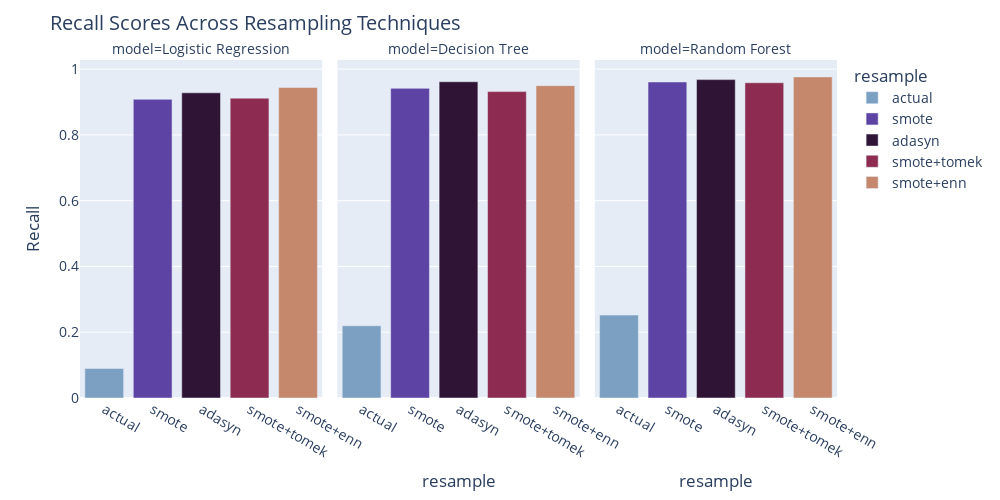

Notebook source saved alongside this figure:
### Code cell
import seaborn as sns
import plotly.express as px

# Extract Seaborn "twilight" colors as RGB tuples
twilight_colors = sns.color_palette("twilight", n_colors=5)

# Convert to Plotly-compatible "rgb(r, g, b)" format
twilight_colors = ["rgb({},{},{})".format(int(r*255), int(g*255), int(b*255)) for r, g, b in twilight_colors]

# Create Plotly bar plot
fig = px.bar(
    clf_eval_df,
    x="resample",
    y="recall",
    color="resample",  
    facet_col="model",
    category_orders={"resample": ["actual", "smote", "adasyn", "smote+tomek", "smote+enn"]},  
    color_discrete_sequence=twilight_colors  # Use converted twilight colors
)

# Update layout for readability
fig.update_layout(
    height=500,
    width=1000,
    title="Recall Scores Across Resampling Techniques",
    xaxis_title="",
    yaxis_title="Recall",
    font=dict(size=14)
)

# Rotate x-axis labels
fig.update_xaxes(tickangle=30)

# Show figure
fig.show()

### Figure 1 — Plotly figure (JSON) as saved in the notebook; plotly's stock layout.template omitted (floating-point values rounded to 4 significant figures)
{"data": [{"hovertemplate": "resample=%{x}<br>model=Logistic Regression<br>recall=%{y}<extra></extra>", "legendgroup": "actual", "marker": {"color": "rgb(123,160,194)", "pattern": {"shape": ""}}, "name": "actual", "orientation": "v", "showlegend": true, "textposition": "auto", "type": "bar", "x": ["actual"], "xaxis": "x", "y": [0.08978], "yaxis": "y"}, {"hovertemplate": "resample=%{x}<br>model=Decision Tree<br>recall=%{y}<extra></extra>", "legendgroup": "actual", "marker": {"color": "rgb(123,160,194)", "pattern": {"shape": ""}}, "name": "actual", "orientation": "v", "showlegend": false, "textposition": "auto", "type": "bar", "x": ["actual"], "xaxis": "x2", "y": [0.2195], "yaxis": "y2"}, {"hovertemplate": "resample=%{x}<br>model=Random Forest<br>recall=%{y}<extra></extra>", "legendgroup": "actual", "marker": {"color": "rgb(123,160,194)", "pattern": {"shape": ""}}, "name": "actual", "orientation": "v", "showlegend": false, "textposition": "auto", "type": "bar", "x": ["actual"], "xaxis": "x3", "y": [0.2522], "yaxis": "y3"}, {"hovertemplate": "resample=%{x}<br>model=Logistic Regression<br>recall=%{y}<extra></extra>", "legendgroup": "smote", "marker": {"color": "rgb(93,67,164)", "pattern": {"shape": ""}}, "name": "smote", "orientation": "v", "showlegend": true, "textposition": "auto", "type": "bar", "x": ["smote"], "xaxis": "x", "y": [0.9082], "yaxis": "y"}, {"hovertemplate": "resample=%{x}<br>model=Decision Tree<br>recall=%{y}<extra></extra>", "legendgroup": "smote", "marker": {"color": "rgb(93,67,164)", "pattern": {"shape": ""}}, "name": "smote", "orientation": "v", "showlegend": false, "textposition": "auto", "type": "bar", "x": ["smote"], "xaxis": "x2", "y": [0.9415], "yaxis": "y2"}, {"hovertemplate": "resample=%{x}<br>model=Random Forest<br>recall=%{y}<extra></extra>", "legendgroup": "smote", "marker": {"color": "rgb(93,67,164)", "pattern": {"shape": ""}}, "name": "smote", "orientation": "v", "showlegend": false, "textposition": "auto", "type": "bar", "x": ["smote"], "xaxis": "x3", "y": [0.961], "yaxis": "y3"}, {"hovertemplate": "resample=%{x}<br>model=Logistic Regression<br>recall=%{y}<extra></extra>", "legendgroup": "adasyn", "marker": {"color": "rgb(47,20,54)", "pattern": {"shape": ""}}, "name": "adasyn", "orientation": "v", "showlegend": true, "textposition": "auto", "type": "bar", "x": ["adasyn"], "xaxis": "x", "y": [0.928], "yaxis": "y"}, {"hovertemplate": "resample=%{x}<br>model=Decision Tree<br>recall=%{y}<extra></extra>", "legendgroup": "adasyn", "marker": {"color": "rgb(47,20,54)", "pattern": {"shape": ""}}, "name": "adasyn", "orientation": "v", "showlegend": false, "textposition": "auto", "type": "bar", "x": ["adasyn"], "xaxis": "x2", "y": [0.9617], "yaxis": "y2"}, {"hovertemplate": "resample=%{x}<br>model=Random Forest<br>recall=%{y}<extra></extra>", "legendgroup": "adasyn", "marker": {"color": "rgb(47,20,54)", "pattern": {"shape": ""}}, "name": "adasyn", "orientation": "v", "showlegend": false, "textposition": "auto", "type": "bar", "x": ["adasyn"], "xaxis": "x3", "y": [0.9681], "yaxis": "y3"}, {"hovertemplate": "resample=%{x}<br>model=Logistic Regression<br>recall=%{y}<extra></extra>", "legendgroup": "smote+tomek", "marker": {"color": "rgb(141,44,80)", "pattern": {"shape": ""}}, "name": "smote+tomek", "orientation": "v", "showlegend": true, "textposition": "auto", "type": "bar", "x": ["smote+tomek"], "xaxis": "x", "y": [0.9117], "yaxis": "y"}, {"hovertemplate": "resample=%{x}<br>model=Decision Tree<br>recall=%{y}<extra></extra>", "legendgroup": "smote+tomek", "marker": {"color": "rgb(141,44,80)", "pattern": {"shape": ""}}, "name": "smote+tomek", "orientation": "v", "showlegend": false, "textposition": "auto", "type": "bar", "x": ["smote+tomek"], "xaxis": "x2", "y": [0.9317], "yaxis": "y2"}, {"hovertemplate": "resample=%{x}<br>model=Random Forest<br>recall=%{y}<extra></extra>", "legendgroup": "smote+tomek", "marker": {"color": "rgb(141,44,80)", "pattern": {"shape": ""}}, "name": "smote+tomek", "orientation": "v", "showlegend": false, "textposition": "auto", "type": "bar", "x": ["smote+tomek"], "xaxis": "x3", "y": [0.9586], "yaxis": "y3"}, {"hovertemplate": "resample=%{x}<br>model=Logistic Regression<br>recall=%{y}<extra></extra>", "legendgroup": "smote+enn", "marker": {"color": "rgb(197,136,108)", "pattern": {"shape": ""}}, "name": "smote+enn", "orientation": "v", "showlegend": true, "textposition": "auto", "type": "bar", "x": ["smote+enn"], "xaxis": "x", "y": [0.9445], "yaxis": "y"}, {"hovertemplate": "resample=%{x}<br>model=Decision Tree<br>recall=%{y}<extra></extra>", "legendgroup": "smote+enn", "marker": {"color": "rgb(197,136,108)", "pattern": {"shape": ""}}, "name": "smote+enn", "orientation": "v", "showlegend": false, "textposition": "auto", "type": "bar", "x": ["smote+enn"], "xaxis": "x2", "y": [0.9498], "yaxis": "y2"}, {"hovertemplate": "resample=%{x}<br>model=Random Forest<br>recall=%{y}<extra></extra>", "legendgroup": "smote+enn", "marker": {"color": "rgb(197,136,108)", "pattern": {"shape": ""}}, "name": "smote+enn", "orientation": "v", "showlegend": false, "textposition": "auto", "type": "bar", "x": ["smote+enn"], "xaxis": "x3", "y": [0.9764], "yaxis": "y3"}], "layout": {"annotations": [{"font": {}, "showarrow": false, "text": "model=Logistic Regression", "x": 0.16, "xanchor": "center", "xref": "paper", "y": 1, "yanchor": "bottom", "yref": "paper"}, {"font": {}, "showarrow": false, "text": "model=Decision Tree", "x": 0.5, "xanchor": "center", "xref": "paper", "y": 1, "yanchor": "bottom", "yref": "paper"}, {"font": {}, "showarrow": false, "text": "model=Random Forest", "x": 0.84, "xanchor": "center", "xref": "paper", "y": 1, "yanchor": "bottom", "yref": "paper"}], "barmode": "relative", "font": {"size": 14}, "height": 500, "legend": {"title": {"text": "resample"}, "tracegroupgap": 0}, "margin": {"t": 60}, "title": {"text": "Recall Scores Across Resampling Techniques"}, "width": 1000, "xaxis": {"anchor": "y", "categoryarray": ["actual", "smote", "adasyn", "smote+tomek", "smote+enn"], "categoryorder": "array", "domain": [0, 0.32], "tickangle": 30, "title": {"text": ""}}, "xaxis2": {"anchor": "y2", "categoryarray": ["actual", "smote", "adasyn", "smote+tomek", "smote+enn"], "categoryorder": "array", "domain": [0.34, 0.66], "matches": "x", "tickangle": 30, "title": {"text": "resample"}}, "xaxis3": {"anchor": "y3", "categoryarray": ["actual", "smote", "adasyn", "smote+tomek", "smote+enn"], "categoryorder": "array", "domain": [0.68, 1.0], "matches": "x", "tickangle": 30, "title": {"text": "resample"}}, "yaxis": {"anchor": "x", "domain": [0, 1], "title": {"text": "Recall"}}, "yaxis2": {"anchor": "x2", "domain": [0, 1], "matches": "y", "showticklabels": false}, "yaxis3": {"anchor": "x3", "domain": [0, 1], "matches": "y", "showticklabels": false}}}
